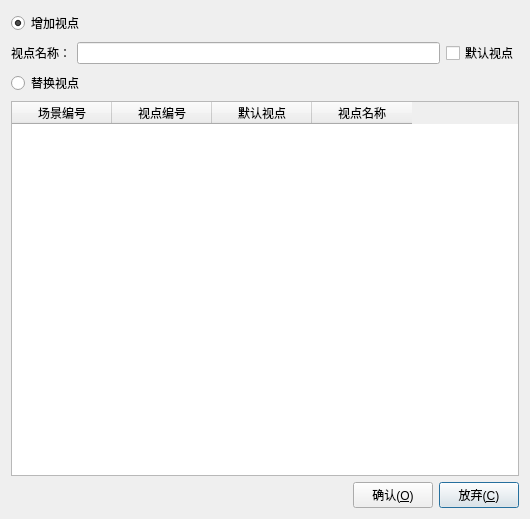
<?xml version="1.0" encoding="UTF-8"?>
<ui version="4.0">
 <class>DlgSaveViewPoint</class>
 <widget class="QDialog" name="DlgSaveViewPoint">
  <property name="geometry">
   <rect>
    <x>0</x>
    <y>0</y>
    <width>530</width>
    <height>519</height>
   </rect>
  </property>
  <property name="windowTitle">
   <string>保存视点</string>
  </property>
  <layout class="QGridLayout" name="gridLayout">
   <item row="0" column="0">
    <layout class="QHBoxLayout" name="horizontalLayout_2">
     <item>
      <widget class="QRadioButton" name="radioButton_add">
       <property name="text">
        <string>增加视点</string>
       </property>
       <property name="checked">
        <bool>true</bool>
       </property>
      </widget>
     </item>
     <item>
      <spacer name="horizontalSpacer_2">
       <property name="orientation">
        <enum>Qt::Horizontal</enum>
       </property>
       <property name="sizeHint" stdset="0">
        <size>
         <width>40</width>
         <height>20</height>
        </size>
       </property>
      </spacer>
     </item>
    </layout>
   </item>
   <item row="1" column="0">
    <layout class="QHBoxLayout" name="horizontalLayout_3">
     <item>
      <widget class="QLabel" name="label">
       <property name="text">
        <string>视点名称：</string>
       </property>
      </widget>
     </item>
     <item>
      <widget class="QLineEdit" name="lineEdit"/>
     </item>
     <item>
      <widget class="QCheckBox" name="checkBox">
       <property name="text">
        <string>默认视点</string>
       </property>
      </widget>
     </item>
    </layout>
   </item>
   <item row="2" column="0">
    <layout class="QHBoxLayout" name="horizontalLayout_4">
     <item>
      <widget class="QRadioButton" name="radioButton_replace">
       <property name="text">
        <string>替换视点</string>
       </property>
      </widget>
     </item>
     <item>
      <spacer name="horizontalSpacer_3">
       <property name="orientation">
        <enum>Qt::Horizontal</enum>
       </property>
       <property name="sizeHint" stdset="0">
        <size>
         <width>40</width>
         <height>20</height>
        </size>
       </property>
      </spacer>
     </item>
    </layout>
   </item>
   <item row="3" column="0">
    <widget class="QTableWidget" name="tableWidget">
     <column>
      <property name="text">
       <string>场景编号</string>
      </property>
     </column>
     <column>
      <property name="text">
       <string>视点编号</string>
      </property>
     </column>
     <column>
      <property name="text">
       <string>默认视点</string>
      </property>
     </column>
     <column>
      <property name="text">
       <string>视点名称</string>
      </property>
     </column>
    </widget>
   </item>
   <item row="4" column="0">
    <layout class="QHBoxLayout" name="horizontalLayout">
     <item>
      <spacer name="horizontalSpacer">
       <property name="orientation">
        <enum>Qt::Horizontal</enum>
       </property>
       <property name="sizeHint" stdset="0">
        <size>
         <width>40</width>
         <height>20</height>
        </size>
       </property>
      </spacer>
     </item>
     <item>
      <widget class="QPushButton" name="pushButton_ok">
       <property name="text">
        <string>确认(&amp;O)</string>
       </property>
       <property name="icon">
        <iconset resource="ssp_gui_3d.qrc">
         <normaloff>:/ssp_gui_3d/ok</normaloff>:/ssp_gui_3d/ok</iconset>
       </property>
      </widget>
     </item>
     <item>
      <widget class="QPushButton" name="pushButton_cancel">
       <property name="text">
        <string>放弃(&amp;C)</string>
       </property>
       <property name="icon">
        <iconset resource="ssp_gui_3d.qrc">
         <normaloff>:/ssp_gui_3d/cancel</normaloff>:/ssp_gui_3d/cancel</iconset>
       </property>
       <property name="default">
        <bool>true</bool>
       </property>
      </widget>
     </item>
    </layout>
   </item>
  </layout>
 </widget>
 <layoutdefault spacing="6" margin="11"/>
 <resources>
  <include location="ssp_gui_3d.qrc"/>
 </resources>
 <connections/>
</ui>
